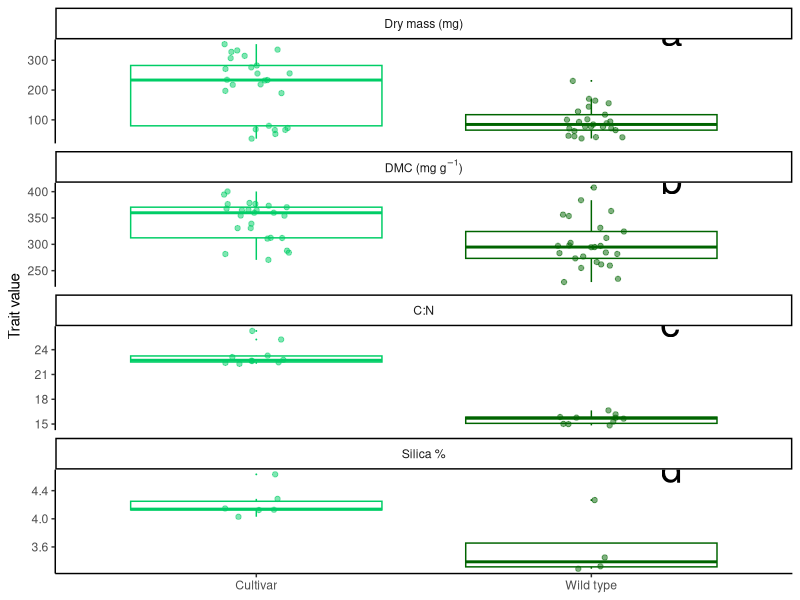
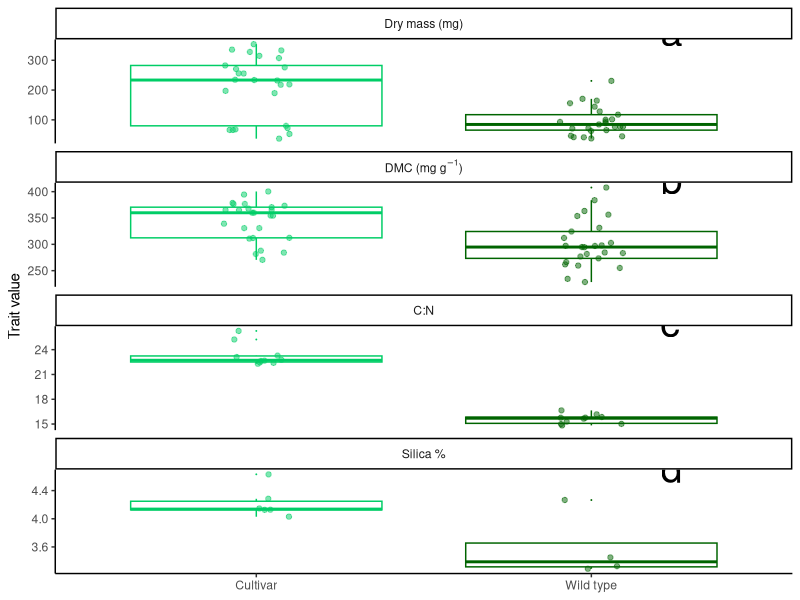

Write R code to recreate these figures, in order.
###########################################################################################
##
## R source code to accompany Hoffman, Perretta, Lemoine, and Smith (2019), last updated 14 December 2018.
## Please contact Ava Hoffman (avamariehoffman@gmail.com) with questions.
##
## If you found this code useful, please cite the accompanying paper. Thank you! :)
## 
##
###########################################################################################

## SET YOUR WORKING DIRECTORY TO WHEREVER YOU HAVE DOWNLOADED ACCOMPANYING FILES
wd <- '<your path here>'
setwd(wd)
setwd("/Users/avahoffman/Dropbox/Research/Mentoring/Holly/final_data")

library(ggplot2)

###########################################################################################
## This code examines the difference in traits between cultivar and wild type.
## generates figure 2.
###########################################################################################

hopper_water <- read.csv("water_weight_data.csv",header=T)
part <- hopper_water[!(hopper_water$type == "w-old"),]
part$ldmc <- part$dry / (part$wet /1000)
c1 <- subset(part, type == "c")
n=w1 <- subset(part, type == "w")

## contrasting LDMC
shapiro.test(c1$ldmc)
shapiro.test(w1$ldmc)
wilcox.test( c1$ldmc , w1$ldmc)
## contrasting Mass
shapiro.test(c1$dry)
shapiro.test(w1$dry)
wilcox.test( c1$dry , w1$dry)

cn_df <- read.csv("CN.csv",header=T)
cn_df$CNratio <- cn_df$X.C / cn_df$X.N
summary(lm(CNratio~type,data=cn_df)) ## test for 'type' effect (frequentist)
c2 <- subset(cn_df, type == "cultivar")
w2 <- subset(cn_df, type == "wild type")

## contrasting C:N
shapiro.test(c2$CNratio)
shapiro.test(w2$CNratio)
wilcox.test( c2$CNratio , w2$CNratio)

s_df <- read.csv("Silica.csv",header=T)
summary(lm(silica_percent~type,data=s_df)) ## test for 'type' effect (frequentist)
c3 <- subset(s_df, type == "cultivar")
w3 <- subset(s_df, type == "wild type")

## contrasting Silica
shapiro.test(c3$silica_percent)
shapiro.test(w3$silica_percent)
wilcox.test( c3$silica_percent , w3$silica_percent)

d1 <- part[,c(3,4)] ; names(d1)[2] <- "trait" ; d1$cat <- rep("2LDMC",nrow(d1)) ; d1$lett <- rep("b",nrow(d1))
d2 <- part[,c(3,2)] ; names(d2)[2] <- "trait" ; d2$cat <- rep("1Mass",nrow(d2)) ; d2$lett <- rep("a",nrow(d2))
d3 <- cn_df[,c("type","CNratio")] ; d3$type <- gsub("cultivar","c",d3$type) ; d3$type <- gsub("wild type","w",d3$type) ; names(d3)[2] <- "trait"  ; d3$cat <- rep("3CN",nrow(d3)) ; d3$lett <- rep("c",nrow(d3))
d4 <- s_df[,c("type","silica_percent")] ; d4$type <- gsub("cultivar","c",d4$type) ; d4$type <- gsub("wild type","w",d4$type) ; names(d4)[2] <- "trait" ; d4$cat <- rep("4Silica",nrow(d4)) ; d4$lett <- rep("d",nrow(d4))

d1$x <- c("2.2",rep(NA,(nrow(d1)-1))) ; d1$y <- c("340",rep(NA,(nrow(d1)-1)))
d2$x <- c("2.2",rep(NA,(nrow(d2)-1))) ; d2$y <- c("250",rep(NA,(nrow(d2)-1)))
d3$x <- c("2.2",rep(NA,(nrow(d3)-1))) ; d3$y <- c("22",rep(NA,(nrow(d3)-1)))
d4$x <- c("2.2",rep(NA,(nrow(d4)-1))) ; d4$y <- c("4.1",rep(NA,(nrow(d4)-1)))

ggdat <- rbind( d1, d2, d3, d4)
ggdat$x <- as.numeric(ggdat$x) ; ggdat$y <- as.numeric(ggdat$y) 


trait_names <- list(
  '2LDMC'=expression(paste("DMC (mg ",g^-1,")")),
  '1Mass'="Dry mass (mg)",
  '3CN'="C:N",
  '4Silica'="Silica %"
)
trait_labeller <- function(variable,value){
  return(trait_names[value])
}



ggplot(ggdat, aes(y=trait, x=type, group=type, color=type)) +
  xlab(NULL) +
  ylab("Trait value") +
  theme_classic() +
  geom_boxplot(outlier.size = 0, alpha=1) +
  geom_jitter(width = 0.1, alpha = 0.5) +
  scale_color_manual(values=c("springgreen3","darkgreen")) +
  theme(legend.position="none") +
  facet_wrap(~cat, nrow=4, scales = "free_y", labeller = trait_labeller) +
  scale_x_discrete(labels = c("Cultivar","Wild type")) +
  geom_text( mapping = aes(x = x, y = y, label = lett),
             hjust   = -0.1,
             vjust   = -1,
             color = "black",
             size=10
  )
ggsave(file="Traits.jpg",height=8,width=3)
